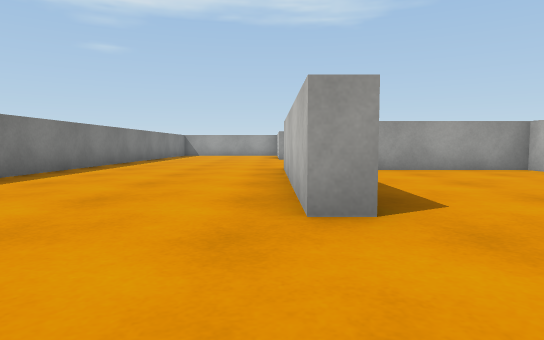
View 1 (above)

24 first-person views from a walk through a scene from a Unity 3-D project. The camera is 0.51 m above the floor, tilts 4° down and sees 75° across. The floor is counted in squares, 1 m on a side. Each view is taken from the middle of a square. On the plan, view 1 faces up. The plan holds only what a view shows up to about 9 squares ahead; the rest is blank. Surface patterns are stand-ins for the level's own textures.

View 2
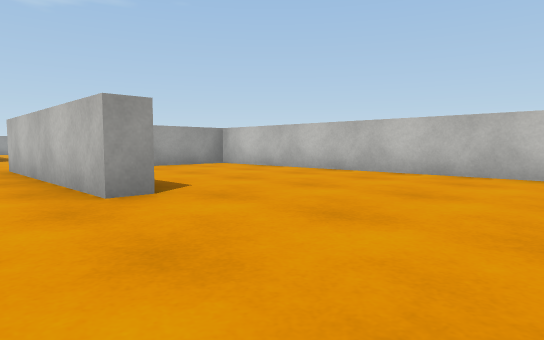

View 3
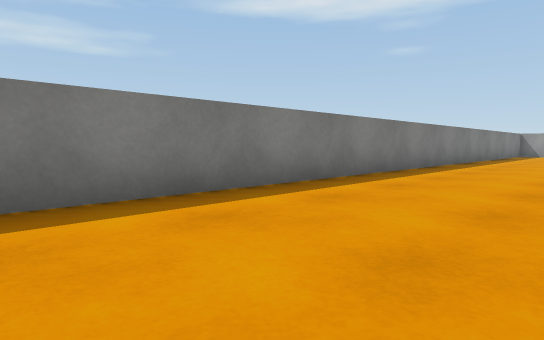

View 4
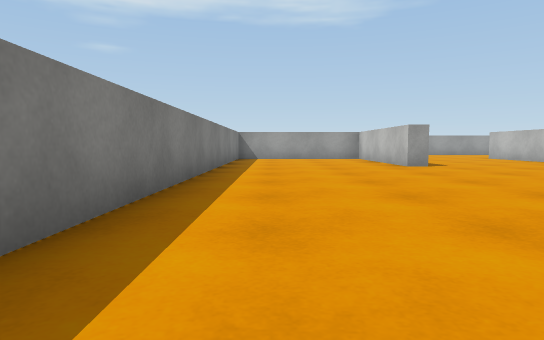

View 5
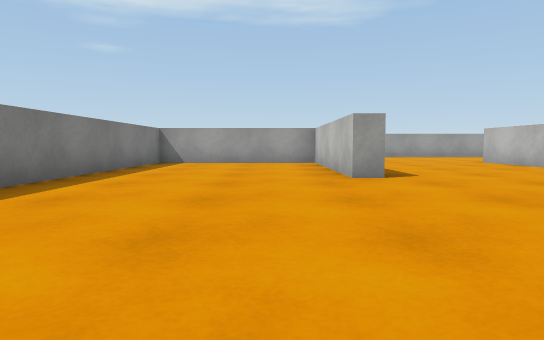

View 6
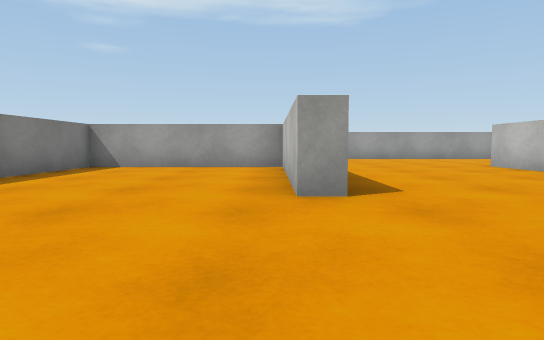

View 7
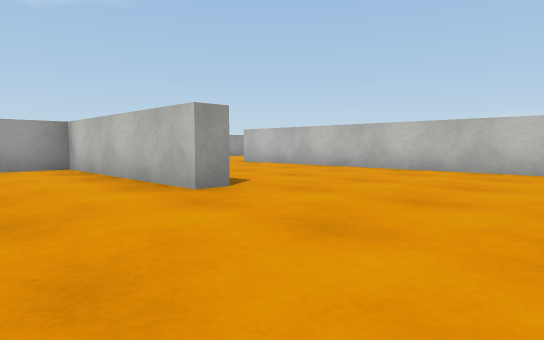

View 8
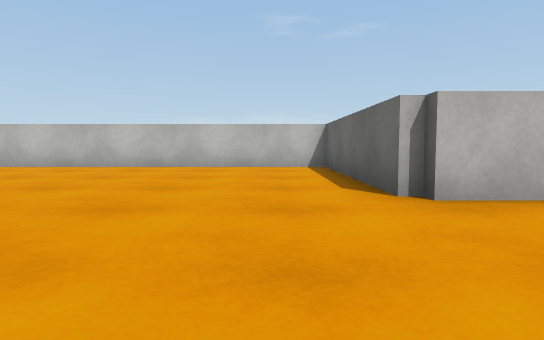

View 9
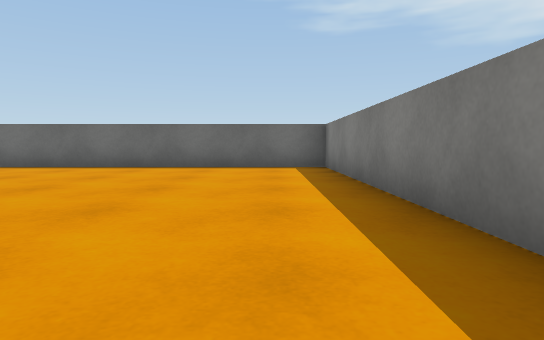

View 10
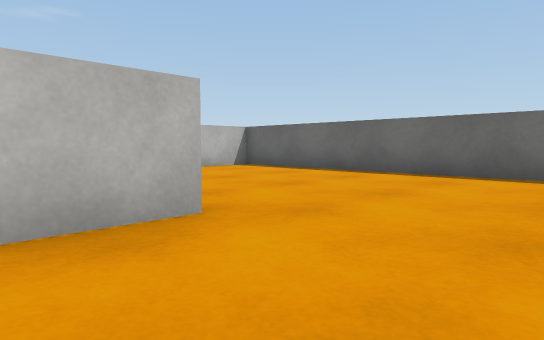

View 11
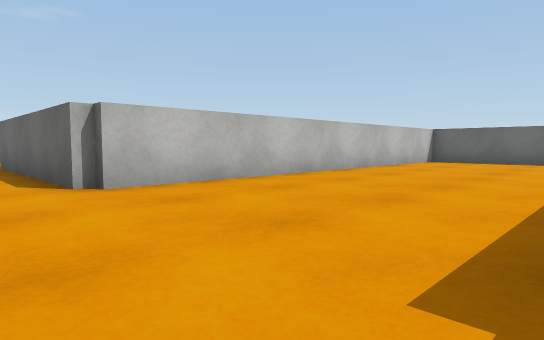

View 12
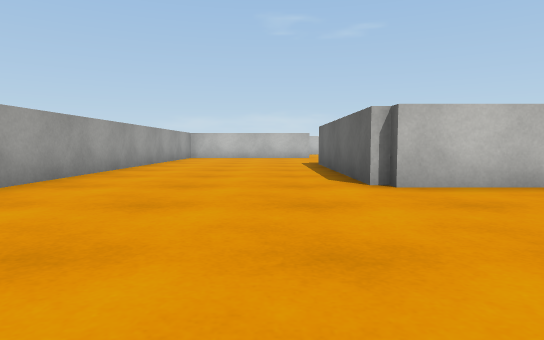

View 13
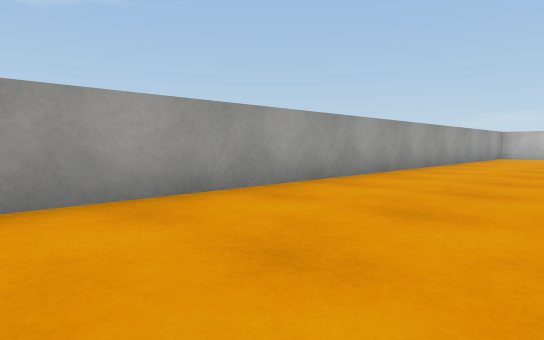

View 14
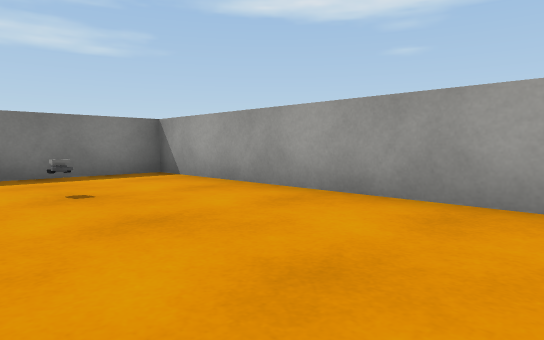

View 15
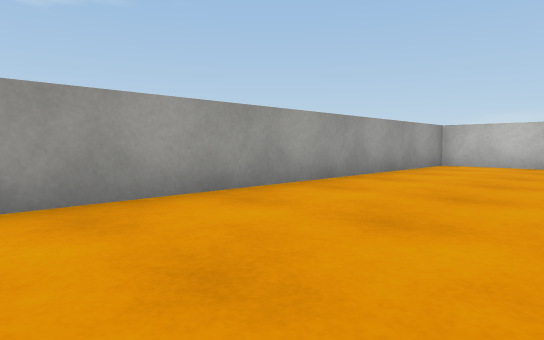

View 16
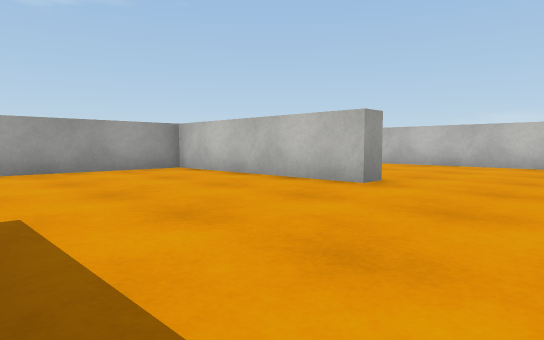

View 17
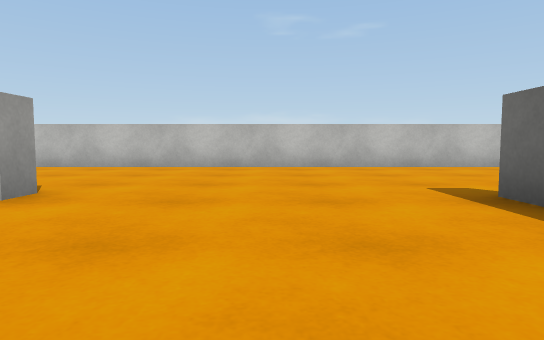

View 18
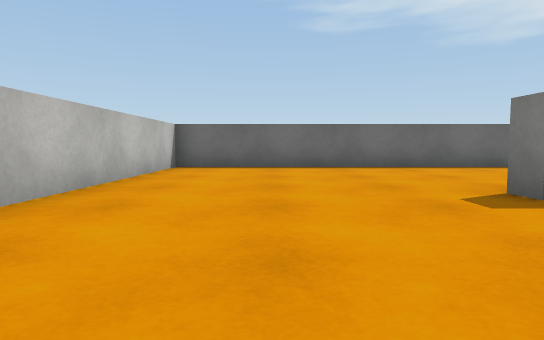

View 19
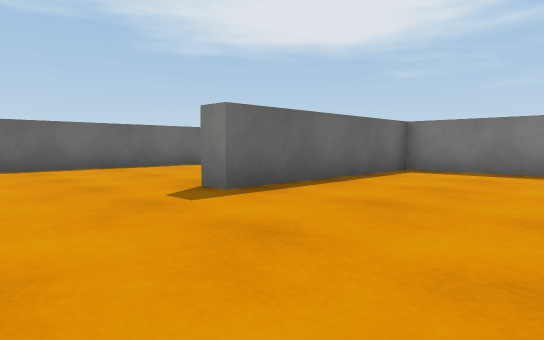

View 20
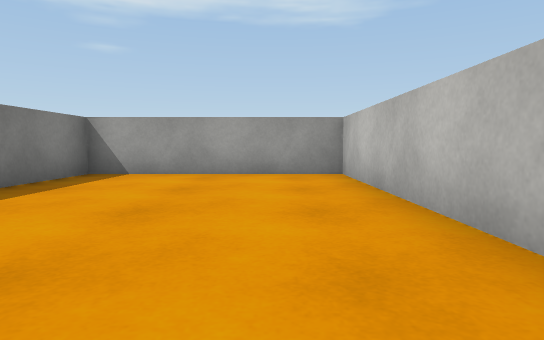

View 21
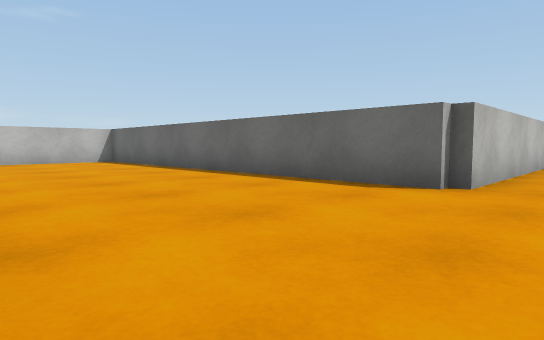

View 22
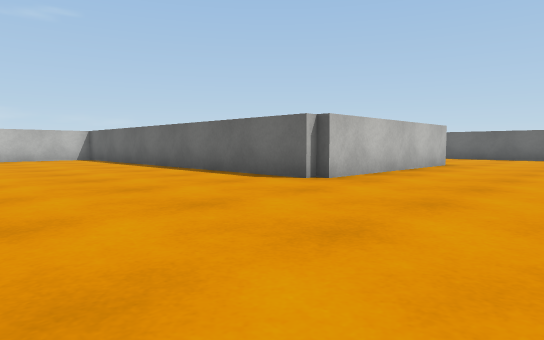

View 23
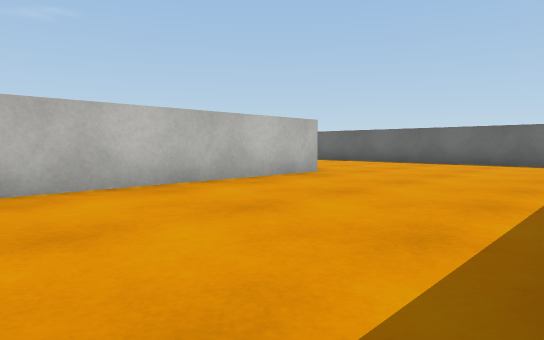

View 24
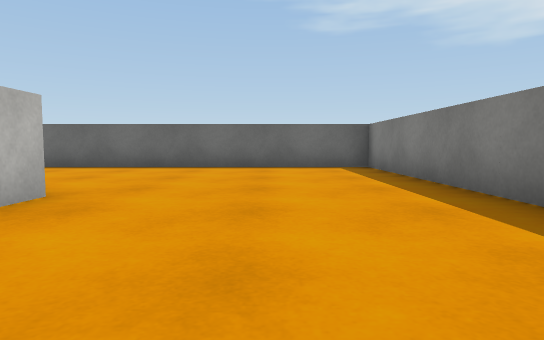

### Floor plan
Points are (right, up) in squares from view 1. A wall is a line through its corners. A room is listed if a view was taken in it or the views show most of it. See-through windows are left out.
Room 1 (views 1, 2, 3, 4, 5, 6, 7, 8, 9, 10, 11, 12, 13, 14, 15, 16, 17, 18, 19, 20, 21, 22, 23, 24)
walls: (10.7, 15.1) (10.7, 12.8) (15.5, 12.8) (15.5, 12.2); (5.7, 3.1) (5.7, -2.3) (13.4, -2.3); (0.9, 12.5) (0.3, 12.5) (0.3, 17.2) (-4.2, 17.2) (-4.2, -2.3) (4.6, -2.3); (10.2, 2.4) (10.2, 7.7) (20.3, 7.7) (20.3, 22.2) (15.8, 22.2) (15.8, 20.1); (0.9, 2.5) (0.3, 2.5) (0.3, 7.7) (5.3, 7.7) (5.3, 17.7) (10.5, 17.7); (15.9, 17.5) (15.3, 17.5) (15.3, 22.2) (-4.2, 22.2) (-4.2, 19.8); (5.3, -1.6) (5.3, 7.2) (2.1, 7.2)
objects: other object (-2, 20)

Where each view was taken, in squares from view 1:
view 1: 0 up, 0 right, facing up
view 2: 1 down, 1 left, facing up-right
view 3: 1 down, 1 left, facing up-left
view 4: 4 up, 3 left, facing up
view 5: 7 up, 1 left, facing up
view 6: 9 up, 0 right, facing up
view 7: 9 up, 2 left, facing up-right
view 8: 9 up, 3 left, facing right
view 9: 6 up, 3 left, facing down
view 10: 4 up, 2 left, facing down-right
view 11: 19 up, 1 right, facing down-right
view 12: 19 up, 1 right, facing right
view 13: 19 up, 0 right, facing up-right
view 14: 19 up, 2 right, facing up-left
view 15: 19 up, 6 right, facing up-right
view 16: 15 up, 11 right, facing up-right
view 17: 15 up, 12 right, facing right
view 18: 16 up, 18 right, facing down
view 19: 16 up, 18 right, facing down-left
view 20: 16 up, 19 right, facing up
view 21: 12 up, 9 right, facing down-right
view 22: 12 up, 7 right, facing down-right
view 23: 8 up, 6 right, facing down-right
view 24: 6 up, 8 right, facing down
